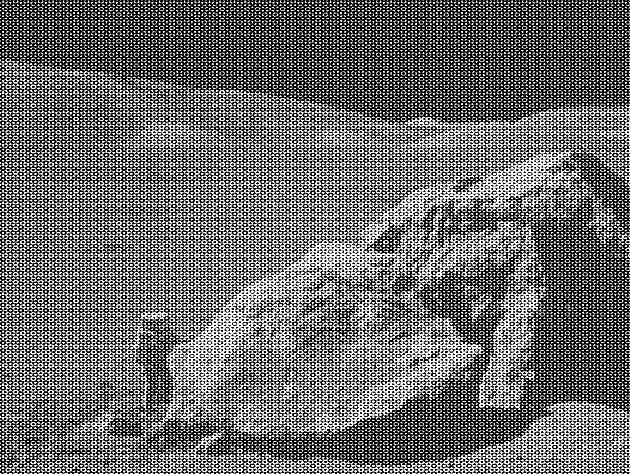
#> input picture moonlanding.png, 630 x 474 px, found by its file name
$ jupyter execute --allow-errors 7.2_exercises.ipynb   (Python 2 division)
#> lines starting #> are read from the running program, lines starting #| are printed output that depends on the picture
[cell 1]
import numpy as np
from __future__ import division
from scipy.interpolate import UnivariateSpline


#> (the rest of this cell did not finish here and is left out)

[cell 2]
from matplotlib import pyplot as plt
from scipy.interpolate import interp1d
from scipy import optimize
from __future__ import division
import math
fig,(ax11,ax22)=plt.subplots(nrows=1,ncols=2,figsize=(14,7))
fig,(ax1,ax2)=plt.subplots(nrows=1,ncols=2,figsize=(14,7))

tmax=np.array([17, 19, 21, 28, 33, 38, 37, 37, 31, 23, 19, 18])
tmin=np.array([-62, -59, -56, -46, -32, -18, -9, -13, -25, -46, -52, -58])
t=np.arange(1,13)
ax22.plot(t,tmin)
ax11.plot(t,tmax)
def f(x,A,mu,sigma,b):
    return ((A*np.exp(-(x-mu)**2)/(2*sigma**2))+b)
params, params_covariance = optimize.curve_fit(f, t,tmin)
paramsx, params_covariancex = optimize.curve_fit(f, t,tmax)
ax2.plot(t,f(t,params[0],params[1],params[2],params[3]))
ax1.plot(t,f(t,paramsx[0],paramsx[1],paramsx[2],paramsx[3]))
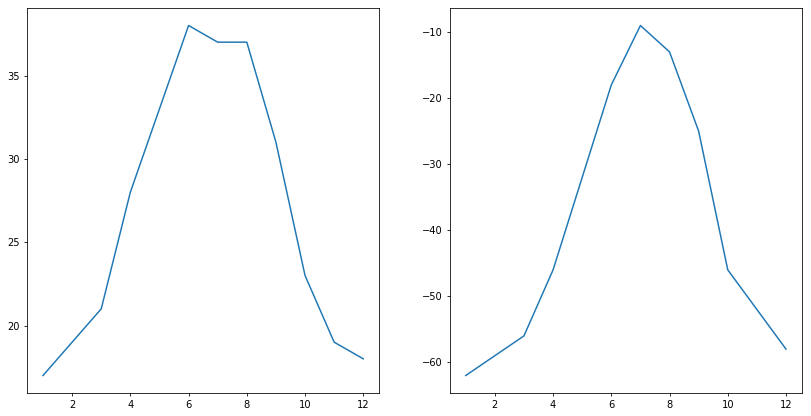
#> figure drawn by matplotlib, 2 panels; panel 1: curve peaks at x = 6, y = 38; panel 2: curve peaks at x = 7, y = -9
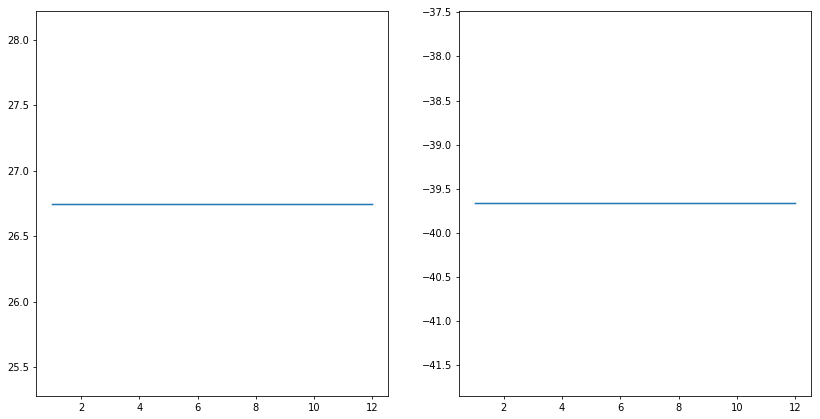
#> figure drawn by matplotlib, 2 panels

[cell 3]
from scipy.optimize import root, fsolve

def f(x,y):
    return ((4-2*x**2+(x**4)/3)*x +x*y+(4*y**2-4)*(y**2))
x = np.linspace(-2, 2, 100)
y = np.linspace(-1, 1, 100)
xv, yv = np.meshgrid(x, y, sparse=False, indexing='xy')
d = f(xv,yv)
plt.imshow(d)
optimize.minimize_scalar(f, args=(-1,),method='bounded', bounds=[-2, 2])
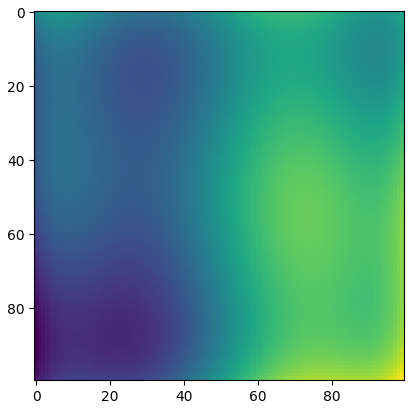
#> figure drawn by matplotlib, 1 panel

#> (a cell that did not finish here is left out)

[cell 5]
k=plt.imread('/home/ahmed/Desktop/moonlanding.png')
#> k is the input picture: shape (474, 630) float32; min 0, max 1, mean 0.424
#> (the rest of this cell did not finish here and is left out)
